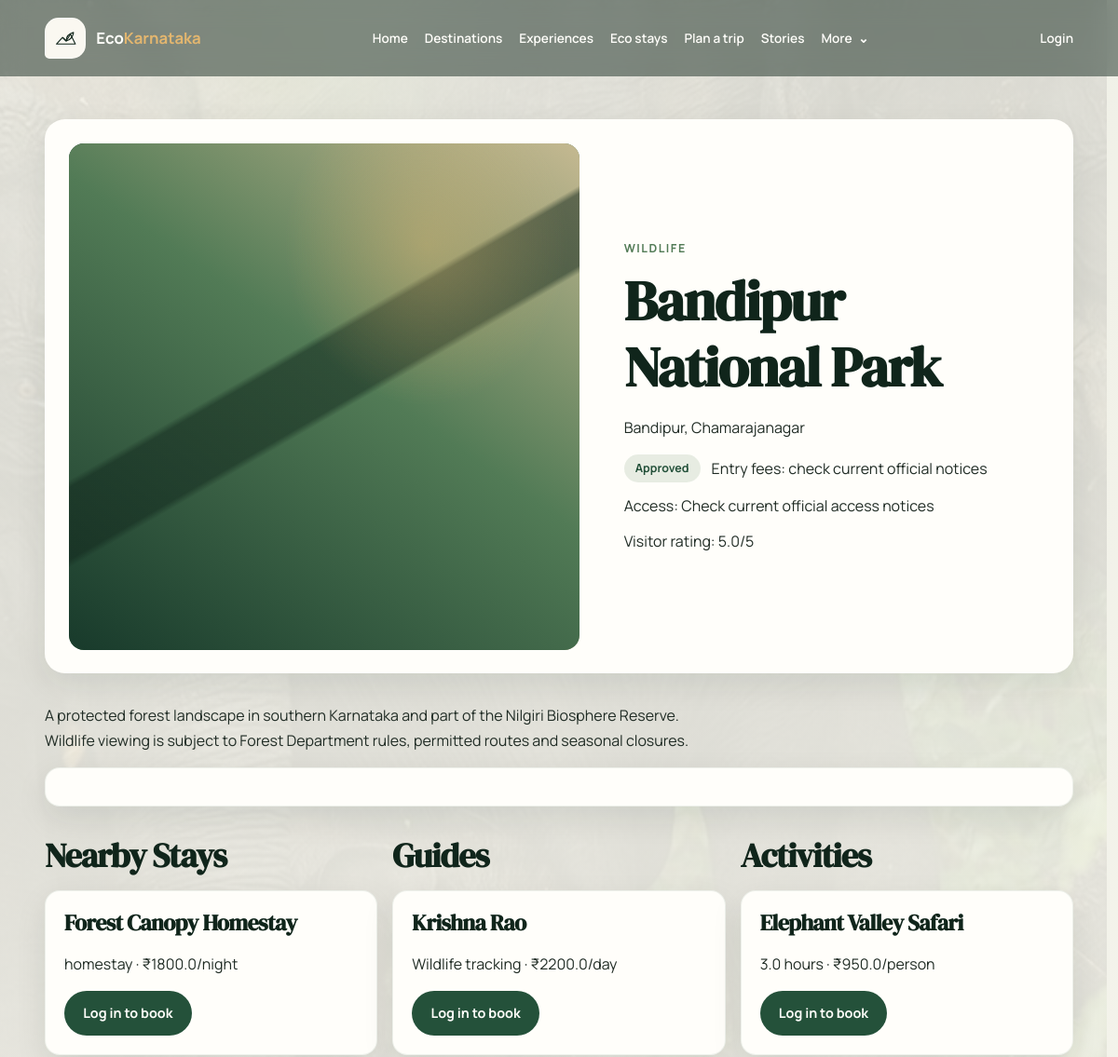
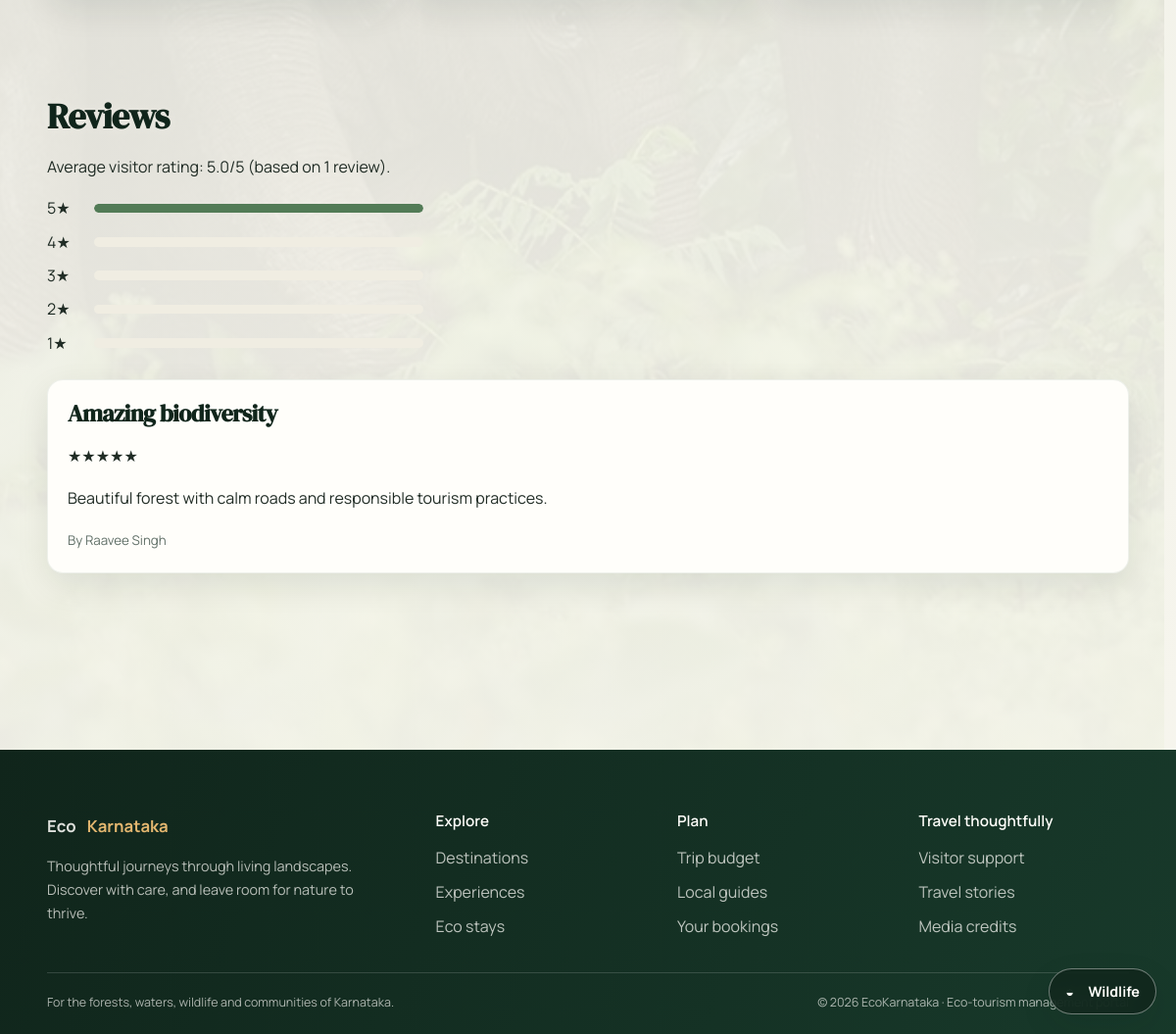
The page /places/1 on the database its author committed (2 pictures, top to bottom).
### app/models.py (models this page shows)
class Place(SQLModel, table=True):
    id: Optional[int] = Field(default=None, primary_key=True)
    place_name: str
    location: str
    category: str
    description: str
    entry_fee: float = 0.0
    visiting_hours: str = "9:00 AM - 5:00 PM"
    status: str = "pending"
    district: Optional[str] = None
    latitude: Optional[float] = None
    longitude: Optional[float] = None
    image_url: Optional[str] = None
    best_season: Optional[str] = None
    eco_rating: Optional[float] = None
    created_by: Optional[int] = Field(default=None, foreign_key="user.id")
    created_at: datetime = Field(default_factory=datetime.utcnow)

class Stay(SQLModel, table=True):
    id: Optional[int] = Field(default=None, primary_key=True)
    place_id: int = Field(foreign_key="place.id")
    name: str
    type: str
    price_per_night: float
    amenities: str
    rooms_available: int = 1
    eco_certified: bool = False
    contact: str
    image_url: Optional[str] = None

class Guide(SQLModel, table=True):
    id: Optional[int] = Field(default=None, primary_key=True)
    user_id: Optional[int] = Field(default=None, foreign_key="user.id")
    place_id: Optional[int] = Field(default=None, foreign_key="place.id")
    name: str
    languages: str
    experience_years: int = 1
    specialization: str
    price_per_day: float
    rating_avg: float = 0.0
    is_available: bool = True
    bio: str

class Activity(SQLModel, table=True):
    id: Optional[int] = Field(default=None, primary_key=True)
    place_id: int = Field(foreign_key="place.id")
    name: str
    description: str
    price_per_person: float
    duration_hours: float = 1.0
    difficulty: str = "easy"
    max_group_size: int = 10
    season: str = "all-season"

class Review(SQLModel, table=True):
    id: Optional[int] = Field(default=None, primary_key=True)
    user_id: int = Field(foreign_key="user.id")
    place_id: int = Field(foreign_key="place.id")
    stay_id: Optional[int] = Field(default=None, foreign_key="stay.id")
    guide_id: Optional[int] = Field(default=None, foreign_key="guide.id")
    activity_id: Optional[int] = Field(default=None, foreign_key="activity.id")
    rating: int
    title: str
    comment: str
    created_at: datetime = Field(default_factory=datetime.utcnow)

class User(SQLModel, table=True):
    id: Optional[int] = Field(default=None, primary_key=True)
    name: str
    email: str = Field(index=True, unique=True)
    phone: str
    hashed_password: str
    role: str = "visitor"
    is_active: bool = True
    created_at: datetime = Field(default_factory=datetime.utcnow)

### app/routers/places.py (the view)
@router.get("/places/{place_id}")
def place_detail(request: Request, place_id: int, db: Session = Depends(get_db)):
    user = get_current_user_optional(request, db)
    place = db.get(Place, place_id)
    if not place or (
        place.status != "approved"
        and (user is None or (user.role != "admin" and place.created_by != user.id))
    ):
        return request.app.state.templates.TemplateResponse(
            "errors/404.html",
            {"request": request, "user": user},
            status_code=404,
        )
    reviews = db.exec(select(Review).where(Review.place_id == place_id).order_by(Review.created_at.desc())).all()
    review_rows = []
    for review in reviews:
        reviewer = db.get(User, review.user_id)
        review_rows.append({
            "id": review.id,
            "title": review.title,
            "comment": review.comment,
            "rating": review.rating,
            "user_id": review.user_id,
            "user": {"name": reviewer.name if reviewer else "Visitor"},
        })
    stays = db.exec(select(Stay).where(Stay.place_id == place_id)).all()
    guides = db.exec(select(Guide).where(Guide.place_id == place_id)).all()
    activities = db.exec(select(Activity).where(Activity.place_id == place_id)).all()
    average_rating = round(sum(r.rating for r in reviews) / len(reviews), 1) if reviews else 0
    return request.app.state.templates.TemplateResponse(
        "place_detail.html",
        {"request": request, "user": user, "place": place, "reviews": review_rows, "stays": stays, "guides": guides, "activities": activities, "average_rating": average_rating},
    )

### app/templates/place_detail.html (shortened to what this page needs)
{% extends "base.html" %}
{% block content %}
<section class="detail-header">
  <div class="detail-media">
    <img data-local-src="/static/images/places/{{ place.place_name|lower|replace(' ', '-') }}.jpg" alt="" class="detail-image" width="960" height="600" loading="eager" decoding="async">
  </div>
  <div>
    <p class="eyebrow">{{ place.category|title }}</p>
    <h1>{{ place.place_name }}</h1>
    <p>{{ place.location }}, {{ place.district or 'Karnataka' }}</p>
    <div class="meta-row">
      <span class="badge">{{ place.status|title }}</span>
      <span>{% if place.entry_fee %}Entry fee: ₹{{ place.entry_fee }}{% else %}Entry fees: check current official notices{% endif %}</span>
      <span>Access: {{ place.visiting_hours }}</span>
      <span>Visitor rating: {% if reviews %}{{ average_rating }}/5{% else %}Not rated{% endif %}</span>
    </div>
  </div>
</section>
<p>{{ place.description }}</p>
<div class="place-facts">
</div>
<div class="detail-grid">
  <div>
    <h2>Nearby Stays</h2>
    {% if stays %}
      {% for stay in stays %}
        <div class="mini-card">
          <h3>{{ stay.name }}</h3>
          <p>{{ stay.type }} · ₹{{ stay.price_per_night }}/night</p>
          {% if user %}
            <form class="booking-form" action="/bookings/create" method="post">
              <input type="hidden" name="booking_type" value="stay">
              <input type="hidden" name="item_id" value="{{ stay.id }}">
              <input type="hidden" name="place_id" value="{{ place.id }}">
              <label>Check in<input type="date" name="start_date" required></label>
              <label>Check out<input type="date" name="end_date" required></label>
              <label>Rooms<input type="number" name="rooms" min="1" max="{{ stay.rooms_available }}" value="1" required></label>
              <label>Guests<input type="number" name="guests" min="1" value="2" required></label>
              <button type="submit">Book stay</button>
            </form>
          {% else %}<a class="button-link" href="/login">Log in to book</a>{% endif %}
        </div>
      {% endfor %}
    {% else %}
      <p>No stays are listed yet.</p>
    {% endif %}
  </div>
  <div>
    <h2>Guides</h2>
    {% if guides %}
      {% for guide in guides %}
        <div class="mini-card">
          <h3>{{ guide.name }}</h3>
          <p>{{ guide.specialization }} · ₹{{ guide.price_per_day }}/day</p>
          {% if user %}
            <form class="booking-form" action="/bookings/create" method="post">
              <input type="hidden" name="booking_type" value="guide">
              <input type="hidden" name="item_id" value="{{ guide.id }}">
              <input type="hidden" name="place_id" value="{{ place.id }}">
              <label>Start date<input type="date" name="start_date" required></label>
              <label>End date<input type="date" name="end_date" required></label>
              <label>Guests<input type="number" name="guests" min="1" value="1" required></label>
              <button type="submit">Book guide</button>
            </form>
          {% else %}<a class="button-link" href="/login">Log in to book</a>{% endif %}
        </div>
      {% endfor %}
    {% else %}
      <p>No guides available.</p>
    {% endif %}
  </div>
  <div>
    <h2>Activities</h2>
    {% if activities %}
      {% for activity in activities %}
        <div class="mini-card">
          <h3>{{ activity.name }}</h3>
          <p>{{ activity.duration_hours }} hours · ₹{{ activity.price_per_person }}/person</p>
          {% if user %}
            <form class="booking-form activity-booking" action="/bookings/create" method="post">
              <input type="hidden" name="booking_type" value="activity">
              <input type="hidden" name="item_id" value="{{ activity.id }}">
              <input type="hidden" name="place_id" value="{{ place.id }}">
              <label>Activity date<input type="date" name="start_date" required></label>
              <input type="hidden" name="end_date" value="">
              <label>Guests<input type="number" name="guests" min="1" max="{{ activity.max_group_size }}" value="2" required></label>
              <button type="submit">Book activity</button>
            </form>
          {% else %}<a class="button-link" href="/login">Log in to book</a>{% endif %}
        </div>
      {% endfor %}
    {% else %}
      <p>No activities are listed.</p>
    {% endif %}
  </div>
</div>
<section class="section reviews-panel">
  <h2>Reviews</h2>
  {% if reviews %}
    <p>Average visitor rating: {{ average_rating }}/5 (based on {{ reviews|length }} review{{ '' if reviews|length == 1 else 's' }}).</p>
    <div class="rating-bars">
      {% for star in range(5, 0, -1) %}
        <div class="rating-row">
          <span>{{ star }}★</span>
          <div class="bar"><span style="width: {{ ((reviews|selectattr('rating', 'equalto', star)|list|length) / (reviews|length or 1)) * 100 }}%"></span></div>
        </div>
      {% endfor %}
    </div>
  {% endif %}
  {% for review in reviews %}
    <article class="review-item">
      <h3>{{ review.title }}</h3>
      <p>{{ '★' * review.rating }}{{ '☆' * (5 - review.rating) }}</p>
      <p>{{ review.comment }}</p>
      <small>By {{ review.user.name if review.user else 'Visitor' }}</small>
    </article>
  {% endfor %}
</section>
{% endblock %}

### app/static/css/tokens.css (style rules this page uses)
:root { color-scheme: light; --eco-forest-950: #10251b; --eco-forest-900: #183a2b; --eco-forest-800: #24513a; --eco-moss-600: #527b56; --eco-moss-400: #85a783; --eco-teak-700: #75563f; --eco-cream-100: #faf8f1; --eco-cream-200: #f0ede2; --eco-white: #fffefa; --eco-ink: #202c25; --eco-muted: #617068; --eco-sunrise: #e3b66f; --eco-monsoon: #4d8581; --eco-success: #3e7956; --eco-warning: #9b6d24; --eco-error: #a54542; --eco-info: #376d7a; --eco-space-1: 0.5rem; --eco-space-2: 1rem; --eco-space-3: 1.5rem; --eco-space-4: 2rem; --eco-space-5: 3rem; --eco-space-6: 4rem; --eco-space-7: 6rem; --eco-space-8: 8rem; --eco-radius-sm: 0.65rem; --eco-radius-md: 1rem; --eco-radius-lg: 1.35rem; --eco-radius-xl: 2rem; --eco-radius-pill: 999px; --eco-shadow-soft: 0 12px 34px rgba(16, 37, 27, 0.09); --eco-shadow-card: 0 22px 54px rgba(16, 37, 27, 0.15); --eco-focus: 0 0 0 3px rgba(227, 182, 111, 0.65); --eco-font-display: "DM Serif Display", Georgia, serif; --eco-font-body: "Manrope", "Segoe UI", system-ui, sans-serif; --eco-text-xs: 0.78rem; --eco-text-sm: 0.9rem; --eco-text-base: 1rem; --eco-text-lg: 1.2rem; --eco-text-xl: clamp(1.65rem, 3vw, 2.45rem); --eco-text-display: clamp(3rem, 7vw, 6.5rem); --eco-content-width: 1320px; }

### app/static/css/base.css (style rules this page uses)
*, *::before, *::after { box-sizing: border-box; }
html { min-width: 320px; scroll-behavior: smooth; scrollbar-color: var(--eco-moss-600) var(--eco-cream-100); scrollbar-width: thin; }
body { min-height: 100vh; margin: 0; color: var(--eco-ink); background: var(--eco-cream-100); font-family: var(--eco-font-body); font-size: var(--eco-text-base); line-height: 1.65; -webkit-font-smoothing: antialiased; text-rendering: optimizeLegibility; }
img, video, svg { display: block; max-width: 100%; }
a { color: var(--eco-forest-800); text-underline-offset: 0.22em; transition: color 180ms ease; }
h1, h2, h3, h4, h5, h6 { margin: 0 0 var(--eco-space-2); color: var(--eco-forest-950); font-family: var(--eco-font-display); font-weight: 600; line-height: 1.18; letter-spacing: -0.025em; }
h1 { font-size: clamp(2.2rem, 5vw, 4rem); }
h2 { font-size: var(--eco-text-xl); }
h3 { font-size: clamp(1.25rem, 2vw, 1.65rem); }
p { max-width: 75ch; margin: 0 0 var(--eco-space-2); }

### app/static/css/components.css (style rules this page uses)
button, .button-link, .btn-eco { display: inline-flex; min-height: 2.85rem; align-items: center; justify-content: center; gap: 0.5rem; padding: 0.7rem 1.2rem; border: 1px solid transparent; border-radius: var(--eco-radius-pill); color: var(--eco-white); background: var(--eco-forest-800); font-size: var(--eco-text-sm); font-weight: 700; text-align: center; text-decoration: none; transition: transform 180ms ease, color 180ms ease, background 180ms ease, box-shadow 180ms ease; }
.detail-media { position: relative; overflow: hidden; min-height: 18rem; border-radius: var(--eco-radius-md); isolation: isolate; background: linear-gradient(145deg, #183a2b, #85a783 58%, #d4c8a7); }
.detail-media .detail-image { position: relative; z-index: 1; }
.card-meta, .meta-row, .action-row { display: flex; flex-wrap: wrap; align-items: center; gap: 0.75rem; }
.chip, .badge-eco, .badge, .tag { display: inline-flex; min-height: 1.85rem; align-items: center; padding: 0.28rem 0.75rem; border-radius: var(--eco-radius-pill); color: var(--eco-forest-800); background: rgba(133, 167, 131, 0.2); font-size: var(--eco-text-xs); font-weight: 700; }
.review-item, .review-snippet, .mini-card, .dashboard-list-item, .stat-box, .place-facts { margin-bottom: 1rem; padding: 1.25rem; border: 1px solid rgba(36, 81, 58, 0.08); border-radius: var(--eco-radius-md); background: var(--eco-white); box-shadow: var(--eco-shadow-soft); }
.rating-bars { display: grid; max-width: 24rem; gap: 0.5rem; margin-block: 1rem 1.5rem; }
.rating-row { display: grid; grid-template-columns: 2.5rem 1fr; align-items: center; gap: 0.5rem; }
.bar { overflow: hidden; height: 0.6rem; border-radius: var(--eco-radius-pill); background: var(--eco-cream-200); }
.bar span { display: block; height: 100%; border-radius: inherit; background: var(--eco-moss-600); }

### app/static/css/background.css (style rules this page uses)
.page-immersive { background: transparent; }
.page-immersive:not(:has(.hero-banner)) .page-body > h1:first-child, .page-immersive:not(:has(.hero-banner)) .page-body > h2, .page-immersive:not(:has(.hero-banner)) .page-body > section > h2 { text-shadow: 0 1px 12px rgba(250, 248, 241, 0.4); }

### app/static/css/utilities.css (style rules this page uses)
.place-facts { margin-block: 1rem 2rem; }
.review-item small { color: var(--eco-muted); }

### rows shown on the page
Place: category "WILDLIFE", place_name "Bandipur National Park", location "Bandipur", district "Chamarajanagar", status "Approved", visiting_hours "Check current official access notices", description "A protected forest landscape in southern Karnataka and part of the Nilgiri Biosphere Reserve. Wildlife viewing is subject to Forest Department rules, permitted routes and seasonal closures."
Stay: name "Forest Canopy Homestay", type "homestay", price_per_night "1800.0"
Guide: name "Krishna Rao", specialization "Wildlife tracking", price_per_day "2200.0"
Activity: name "Elephant Valley Safari", duration_hours "3.0", price_per_person "950.0"
Review: title "Amazing biodiversity", rating "★★★★★", comment "Beautiful forest with calm roads and responsible tourism practices.", user "Raavee Singh"

### other values the page prints
{{ average_rating }} "5.0"
{{ reviews|length }} "1"
{{ star }} "5" "4" "3" "2" "1"
